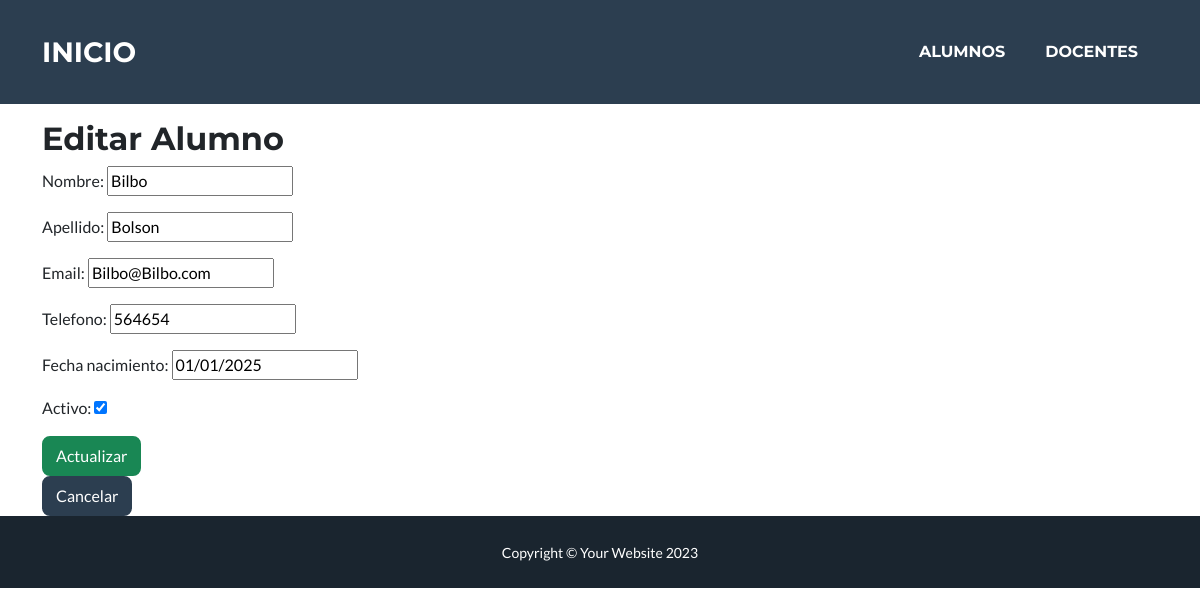
Screenshot of /alumnos_actualizar/4/ with the database file from the repository.
### cursos/models.py (models this page shows, shortened)
class Alumnos(models.Model):
    nombre = models.CharField(max_length=100)
    apellido = models.CharField(max_length=100)
    email = models.EmailField(unique=True)
    telefono = models.CharField(max_length=15, blank=True, null=True)
    fecha_nacimiento = models.DateField(blank=True, null=True)
    activo = models.BooleanField(default=True)

### cursos/views.py (the view)
# urls.py: path('alumnos_actualizar/<int:pk>/', AlumnosUpdate.as_view(), name='alumnos_actualizar'),
class AlumnosUpdate(UpdateView):
    model = Alumnos
    template_name = 'cursos/alumnos_actualizar.html'
    fields = ['nombre', 'apellido', 'email', 'telefono', 'fecha_nacimiento', 'activo']
    success_url = reverse_lazy('alumnos_leer')

### cursos/templates/cursos/alumnos_actualizar.html (shortened to what this page needs)
{% extends 'cursos/base.html' %}
{% block main %}
<br>
<br>
<br>
<br>
    <h2>Editar Alumno</h2>
    <form method="post">
        {{ form.as_p }}
        <button type="submit" class="btn btn-success">Actualizar</button>
    </form>
    <a href="{% url 'alumnos_leer' %}" class="btn btn-secondary">Cancelar</a>
{% endblock main %}

### rows the page displays
Alumnos: nombre "Bilbo", apellido "Bolson", email "Bilbo@Bilbo.com", telefono "564654", fecha_nacimiento "01/01/2025", activo "☑"
